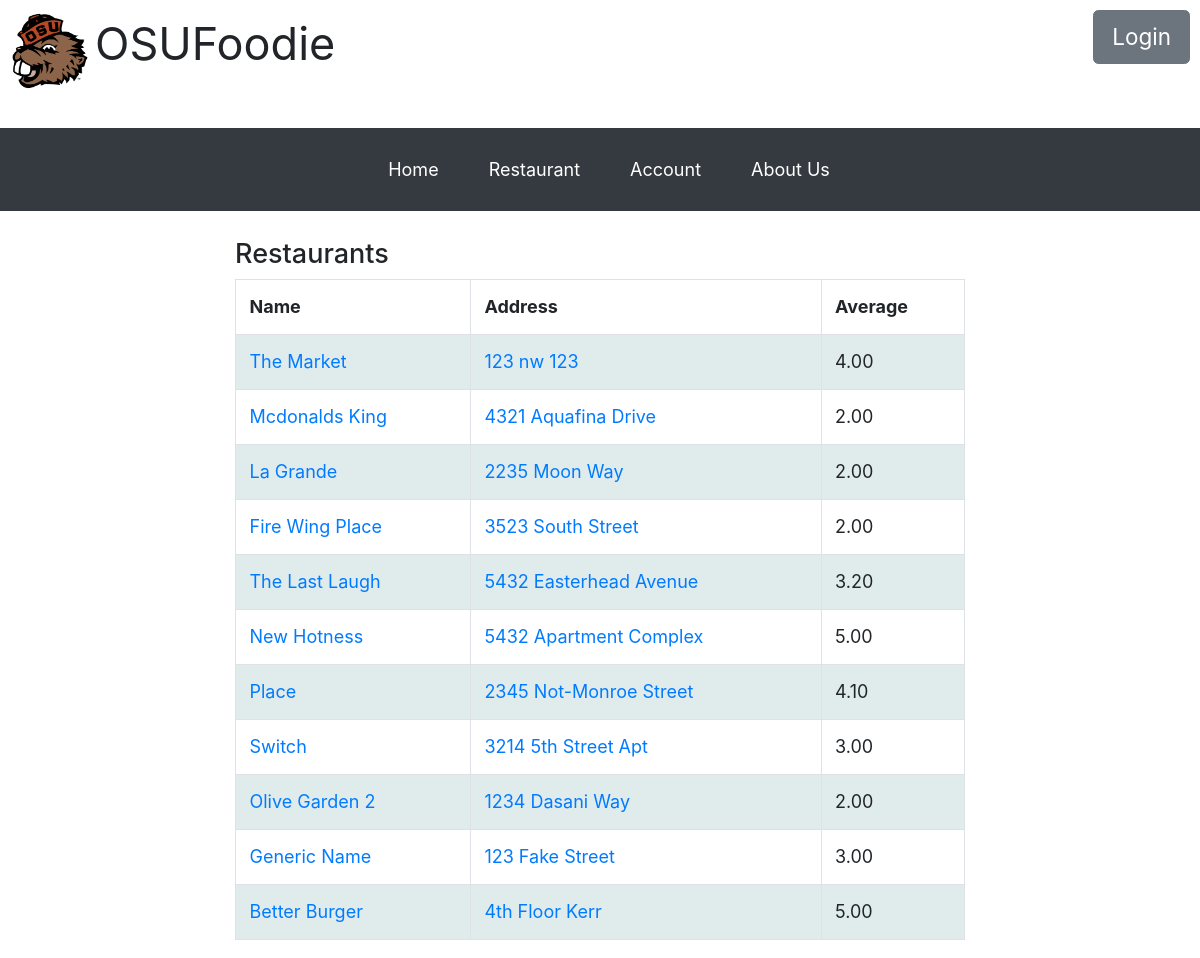
Page /restaurant.php on the committed database.
### tables this page shows
CREATE TABLE `Restaurant` (
  `restaurant_ID` int(6) NOT NULL,
  `restaurant_name` char(20) NOT NULL,
  `address` char(40) NOT NULL,
  `owner_id` int(6) NOT NULL,
  `avg_review` decimal(3,2) DEFAULT NULL
);

### restaurant.php (the view, shortened to what this page needs)
<?php  include "header.php" ?>
	<div class="container">
		<div class="row">
		<div class="col-lg-2">
		</div>
		<div class="col-lg-8">
		<br>
		<h4>Restaurants</h4>
		<div class="table-responsive">
		<?php
			$conn = mysqli_connect(DB_HOST, DB_USER, DB_PASSWORD, DB_NAME);
			$query = "SELECT Restaurant.restaurant_ID, Restaurant.restaurant_name AS Name, Restaurant.address AS Address, avg_review as Average FROM Restaurant";
			$result = mysqli_query($conn, $query);
			$fields_num = mysqli_num_fields($result);
			echo "<table class='table table-bordered table-hover table-condensed' id='t01' border='1' style='width:100%;'><tr>";
			for($i=0; $i<$fields_num; $i++) {
					$field = mysqli_fetch_field($result);
					if($field->name != "restaurant_ID"){
						echo "<td><b>$field->name</b></td>";
					}
			}
			echo"</tr>\n";
				while($row = mysqli_fetch_array($result)){
					echo "<td>$cell<a href='singleRestaurant.php?rid=$row[0]&uid=$uid_in&uname=$uname_in'>$row[1]</a></td>";
					echo "<td>$cell<a href='singleRestaurant.php?rid=$row[0]&uid=$uid_in&uname=$uname_in'>$row[2]</a></td>";
					echo "<td>$cell<a>$row[3]</a></td>";
			}
			echo "</div>";
		?>
		</div>
			</div>
	</div>
	</body>
</html>

### index.css (style rules this page uses)
html { background-color: light gray; font-family: Helvetica; font-size: 18px; }
table, th, td { border: 1px solid black; border-collapse: collapse; }
th, td { padding: 5px; }
table { width: 100%; }
th, td { padding: 5px; text-align: left; }
table#t01 { width:400px; }
table#t01 tr:nth-child(odd) { background-color: #fff; }

### rows in the picture
restaurant: restaurant_name "The Market", address "123 nw 123", avg_review "4.00"
restaurant: restaurant_name "Mcdonalds King", address "4321 Aquafina Drive", avg_review "2.00"
restaurant: restaurant_name "La Grande", address "2235 Moon Way", avg_review "2.00"
restaurant: restaurant_name "Fire Wing Place", address "3523 South Street", avg_review "2.00"
restaurant: restaurant_name "The Last Laugh", address "5432 Easterhead Avenue", avg_review "3.20"
restaurant: restaurant_name "New Hotness", address "5432 Apartment Complex", avg_review "5.00"
restaurant: restaurant_name "Place", address "2345 Not-Monroe Street", avg_review "4.10"
restaurant: restaurant_name "Switch", address "3214 5th Street Apt", avg_review "3.00"
restaurant: restaurant_name "Olive Garden 2", address "1234 Dasani Way", avg_review "2.00"
restaurant: restaurant_name "Generic Name", address "123 Fake Street", avg_review "3.00"
restaurant: restaurant_name "Better Burger", address "4th Floor Kerr", avg_review "5.00"

### other values in the picture
$page "Home"
$page "Restaurant"
$page "Account"
$page "About Us"
$field->name "Name"
$field->name "Address"
$field->name "Average"
